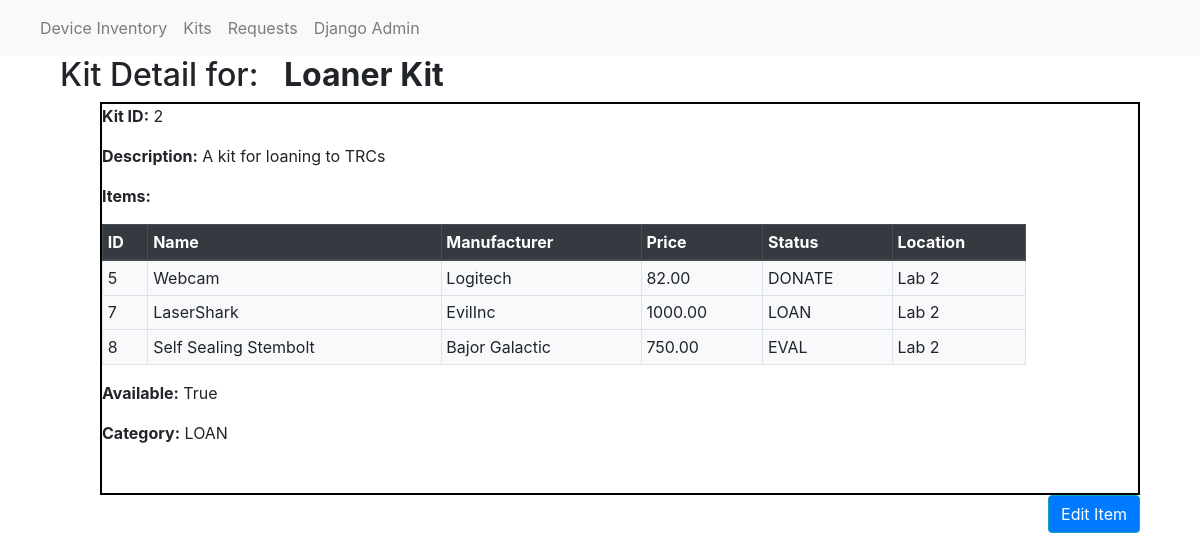
Page /kit/2 on the committed database.
### tracker/models.py (models this page shows, shortened)
class Kit(models.Model):
    LOAN = "LOAN"
    DEMO = "DEMO"
    KIT_TYPE_CHOICES= [
        (LOAN, 'Loan Kit'),
        (DEMO, 'Demo Kit'),
    ]
    name = models.CharField(max_length = 30)
    description= models.CharField(max_length=255)
    items = models.ManyToManyField(Item)
    available = models.BooleanField(default = True)
    category = models.CharField(
        max_length= 4,
        choices = KIT_TYPE_CHOICES)
    def __str__(self):
        return self.name

class Item(models.Model):
    DE = "EXAM_CAM"
    DC = "CAMERA"
    DM = "MOBILE"
    DS = "STETH"
    DD = "DENTAL"
    DX = "MULTIPURPOSE"
    DZ = "OTHER/MISC"
    TL = "TOOL"
    SP = "SUPPLIES"
    PA = "PRODUCTION_AUDIO"
    PV = "PRODUCTION_VIDEO"
    ZZ = "OTHER"
    DEVICE_CAT_CHOICES= [
        (DE, 'Exam Cameras'),
        (DC, 'Camera'),
        (DM, 'Mobile'),
        (DS, 'Stethoscope'),
        (DD, 'Dental'),
        (DX, 'Other Device'),
        (TL, 'Tool'),
        (SP, 'Supplies'),
        (PA, 'Production: Audio'),
        (PV, 'Production: Video'),
        (ZZ, 'Other/Misc.'),
    ]
    name = models.CharField(max_length= 30)
    date_added = models.DateField(auto_now_add=True)
    manufacturer = models.CharField(max_length=150, blank=True)
    purchase_price = models.DecimalField(max_digits=7, decimal_places=2,validators=[MinValueValidator(Decimal('0.00'))])
    serial_number = models.CharField(max_length = 30, blank = True)
    device_category = models.CharField(
        max_length= 30,
        choices = DEVICE_CAT_CHOICES)
    location= models.ForeignKey(Location, on_delete=models.CASCADE)
    status = models.ForeignKey(Item_Status, on_delete=models.CASCADE)
    status_date = models.DateField(blank = True, null = True)
    notes = models.TextField(blank=True)
    def __str__(self):
        return self.name

class Item_Status(models.Model):
    class Meta:
        verbose_name_plural="item status"
    name = models.CharField(max_length= 30)
    description = models.CharField(max_length=255)

class Location(models.Model):
    name = models.CharField(max_length= 30)
    description = models.CharField(max_length=255)

### tracker/views.py (the view)
# urls.py: path('kit/<int:pk>',views.KitDetailView.as_view(), name= 'kit-detail'),
class KitDetailView(generic.DetailView):
    model = Kit

### tracker/templates/tracker/kit_detail.html
{% extends 'tracker/base.html' %}
{% block content %}
<h2>Kit Detail for: &nbsp; <strong>{{ kit }}</strong></h2>
<div style="margin-left: 2.5em;padding: 0 7em 2em 0;border-width: 2px; border-color: black; border-style:solid;">
    <p><strong>Kit ID:</strong> {{kit.id}}</p>
    <p><strong>Description:</strong> {{kit.description}}</p>
    <div>
    <p><strong>Items:</strong>
        <table class="table table-bordered table-hover table-sm bg-light" >
            <thead class="thead-dark">
                <th scope="col">ID</th>
                <th scope="col">Name</th>
                <th scope="col">Manufacturer</th>
                <th scope="col">Price</th>
                <th scope="col">Status</th>
                <th scope="col">Location</th>
            </thead>
            <tbody>
            {% for item in kit.items.all %}
            <tr>
            <td>{{item.id}}</td>
            <td>{{item}}</td>
            <td>{{item.manufacturer}}</td>
            <td>{{item.purchase_price}}</td>
            <td>{{item.status.name}}</td>
            <td>{{item.location.name}}</td>
            {% endfor %}
            </tr>
          </tbody>
          </table>
        </div>
    <p><strong>Available:</strong> {{kit.available}}</p>
    <p><strong>Category:</strong> {{kit.category}}</p>
</div>
<a class="btn bg-primary btn-md btn-info float-right" href="{% url 'kit_edit' kit.id %}">Edit Item</a>
{% endblock %}

### rows in the picture
Kit: name "Loaner Kit", id "2", description "A kit for loaning to TRCs", available "True", category "LOAN"
Item: id "5", name "Webcam", manufacturer "Logitech", purchase_price "82.00", status.name "DONATE", location.name "Lab 2"
Item: id "7", name "LaserShark", manufacturer "EvilInc", purchase_price "1000.00", status.name "LOAN", location.name "Lab 2"
Item: id "8", name "Self Sealing Stembolt", manufacturer "Bajor Galactic", purchase_price "750.00", status.name "EVAL", location.name "Lab 2"
